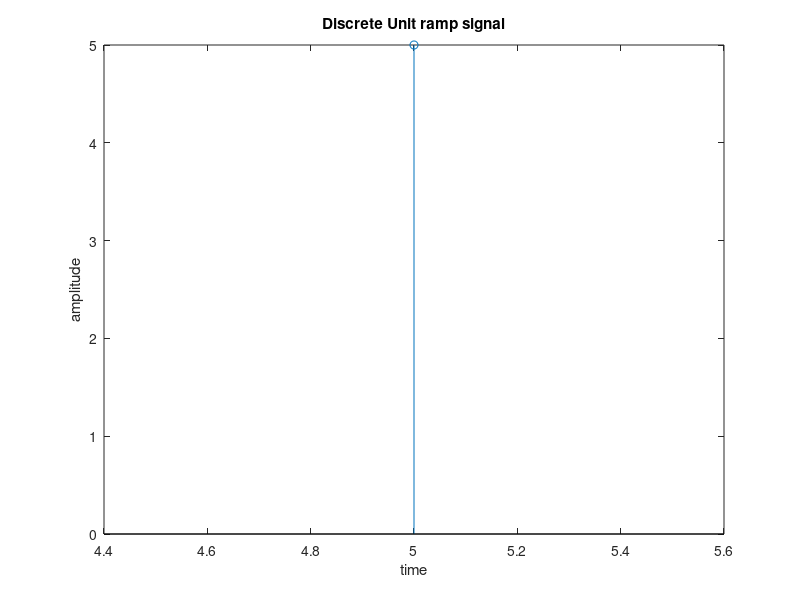

Write the MATLAB code that produced this figure.
% Matlab Program to generate "Unit ramp" Signal
clc;
clear all;
close all;
% Defining the Time Limits and sampling time
% Here we would like to define the time from -4 to +6 with a time spacing
% of 0.5, you may change the time space to any value
t1 = input('enter the starting time =    ');
t2 = input('enter the ending time =      ');
t3 = input('enter the sampling time =     ');
t = t1:t3:t2;
% size of the time varialbe "t"
[m,n] = size(t);
% Lets initialize a null array 'r' with the same size of 't'  using 'zeros'
% command
r = zeros(m,n);
% the concept of Unit impulse is :
% r(t) = t at t >= 0
%      = 0 else
for i = 1:n
    if t(i) >= 0 
        r(i) = t(i);
    else
        r(i) = 0;
    end
end
% now "u" is the unit impulse signal, and "t" is the time
% Lets see how is our signal is 
stem(t,r);
xlabel('time');
ylabel('amplitude');
title('Discrete Unit ramp signal');
% Note1: the meaning of Unit Ramp Signal = the slope of the rample signal
% is unity i.e., the slope will be at an angle of 45 degrees
% Note2: If you would like to change the starting and ending time, you need
% to change in the program itself, otherwise you may modify the program to
% give the keyboard inputs. please check my matlab repository for the same
% program using keyboard/manual inputs
%%%%%%%%%%%%%%%%%%%%%%%%%%%%%%%%%%%%%%%%%%%%%%%%%%%%%%

